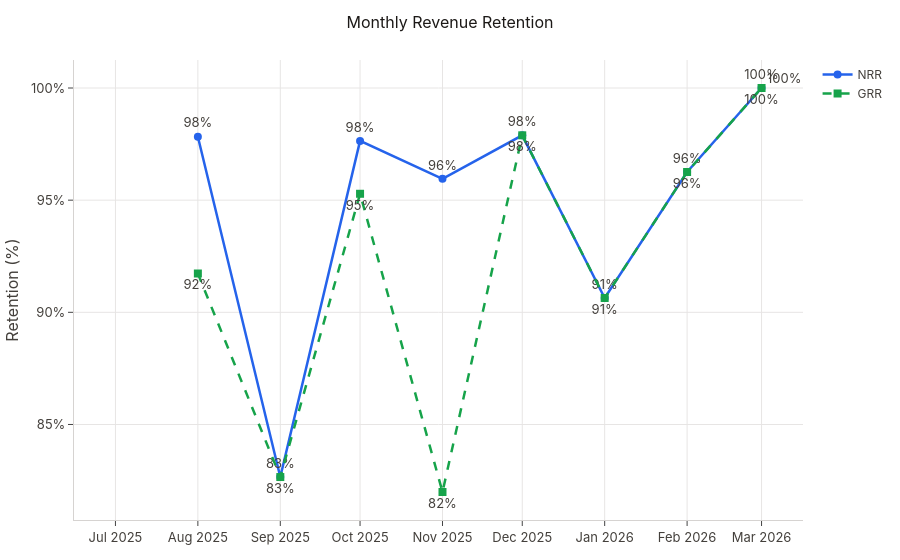

The cell this chart's notebook holds for it:
### Code cell
reports.retention.plot_nrr_grr(rr)

### Figure 1 — Plotly figure (JSON) as saved in the notebook; plotly's stock layout.template omitted (floating-point values rounded to 4 significant figures)
{"data": [{"line": {"color": "#2563EB", "width": 2.5}, "marker": {"size": 8}, "mode": "lines+markers+text", "name": "NRR", "text": ["nan%", "98%", "83%", "98%", "96%", "98%", "91%", "96%", "100%"], "textposition": "top center", "type": "scatter", "x": ["2025-07", "2025-08", "2025-09", "2025-10", "2025-11", "2025-12", "2026-01", "2026-02", "2026-03"], "y": [NaN, 97.83, 82.66, 97.64, 95.95, 97.89, 90.64, 96.26, 100.0]}, {"line": {"color": "#16A34A", "dash": "dash", "width": 2.5}, "marker": {"size": 8, "symbol": "square"}, "mode": "lines+markers+text", "name": "GRR", "text": ["nan%", "92%", "83%", "95%", "82%", "98%", "91%", "96%", "100%"], "textposition": "bottom center", "type": "scatter", "x": ["2025-07", "2025-08", "2025-09", "2025-10", "2025-11", "2025-12", "2026-01", "2026-02", "2026-03"], "y": [NaN, 91.73, 82.66, 95.28, 81.99, 97.89, 90.64, 96.26, 100.0]}], "layout": {"annotations": [{"showarrow": false, "text": "100%", "x": 1, "xanchor": "right", "xref": "x domain", "y": 100, "yanchor": "bottom", "yref": "y"}], "shapes": [{"line": {"color": "#78716C", "dash": "dot"}, "type": "line", "x0": 0, "x1": 1, "xref": "x domain", "y0": 100, "y1": 100, "yref": "y"}], "title": {"text": "Monthly Revenue Retention"}, "yaxis": {"ticksuffix": "%", "title": {"text": "Retention (%)"}}}}
